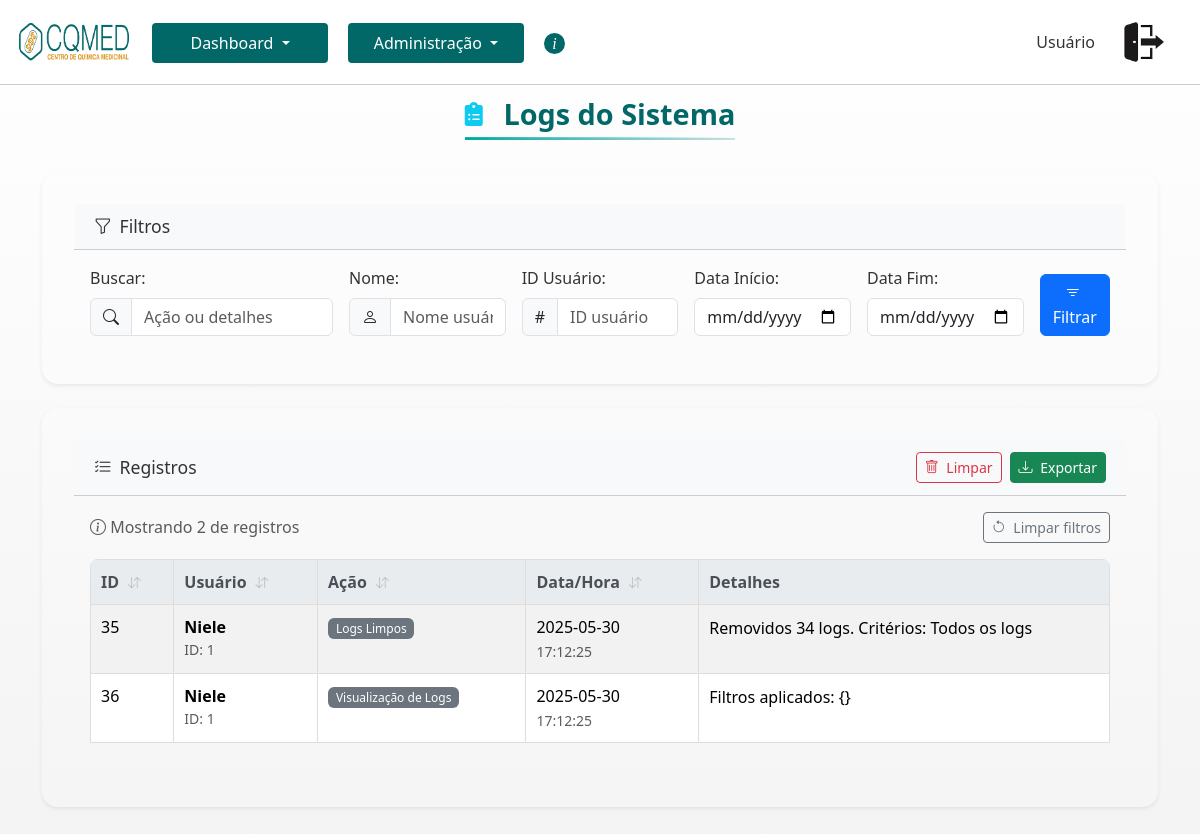
/admin/view_logs (signed in), run on an earlier commit of the app's database.
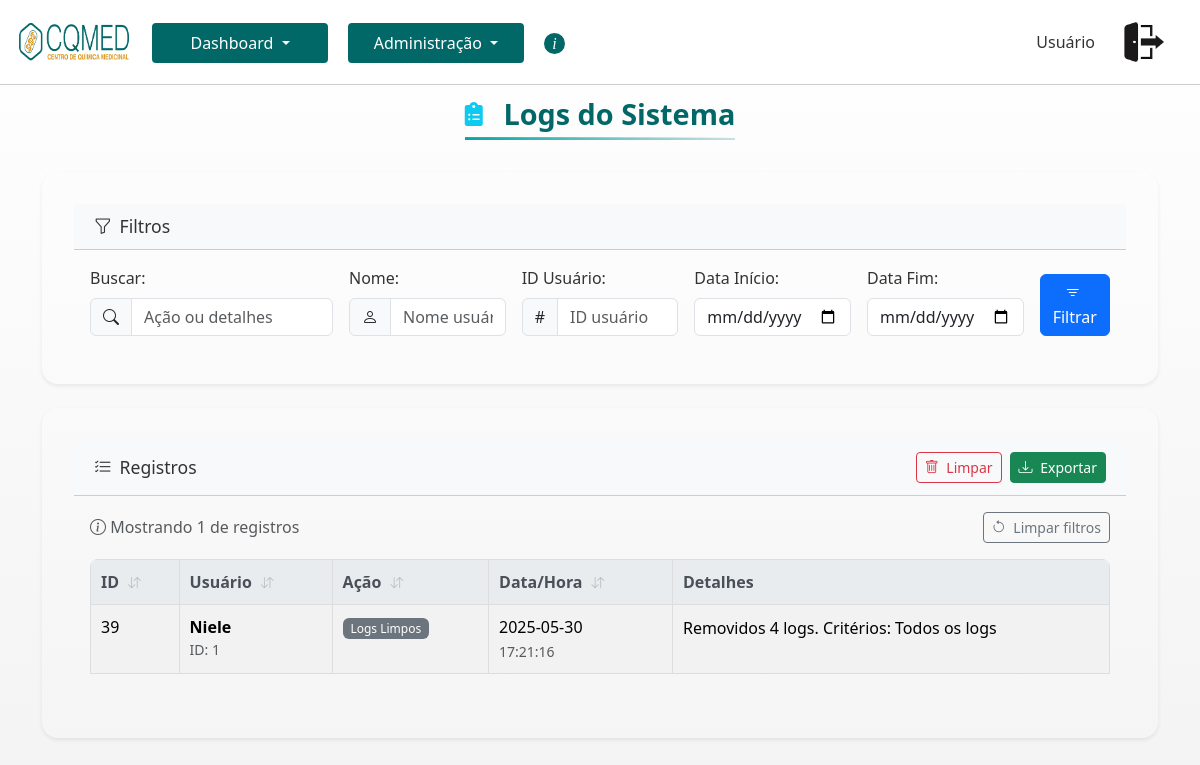
And on a later commit of the database.
### tables this page shows
CREATE TABLE logs (
            id INTEGER PRIMARY KEY AUTOINCREMENT,
            user_id INTEGER,
            action TEXT NOT NULL,
            timestamp TEXT NOT NULL,
            details TEXT,
            FOREIGN KEY (user_id) REFERENCES users (id)
        );

CREATE TABLE users (
            id INTEGER PRIMARY KEY AUTOINCREMENT,
            name TEXT NOT NULL,
            email TEXT UNIQUE NOT NULL,
            password TEXT NOT NULL,
            is_admin INTEGER DEFAULT 0,
            is_active INTEGER DEFAULT 0
        );

### app.py (the view, shortened to what this page needs)
@app.route('/admin/view_logs', methods=['GET'])
def view_logs():
    admin_user_id = session.get('user_id')
    if not session.get('is_admin'):
        flash('Acesso não autorizado.', 'danger')
        log_action(admin_user_id, 'Tentativa de acesso não autorizado', 'Rota: view_logs')
        return redirect(url_for('dashboard'))
    search_query = request.args.get('search', '').strip()
    user_id_filter = request.args.get('user_id_filter', '').strip()
    user_name_filter = request.args.get('user_name_filter', '').strip()
    start_date = request.args.get('start_date', '').strip()
    end_date = request.args.get('end_date', '').strip()
    conn = get_db_connection()
    logs = []
    try:
        query = """
            SELECT
                l.id,
                l.user_id,
                u.name AS user_name, -- Alias para o nome do usuário da tabela users
                l.action,
                l.timestamp,
                l.details
            FROM logs l
            LEFT JOIN users u ON l.user_id = u.id -- JOIN para buscar o nome do usuário
            WHERE 1=1
        """
        params = []
        if search_query:
            query += " AND (action LIKE ? OR details LIKE ?)"
            params.extend([f'%{search_query}%', f'%{search_query}%'])
        if user_name_filter:
            query += " AND u.name LIKE ?"
            params.append(f'%{user_name_filter}%')
        if start_date:
            query += " AND timestamp >= ?"
            params.append(start_date + " 00:00:00")
        if end_date:
            query += " AND timestamp <= ?"
            params.append(end_date + " 23:59:59")
        query += " ORDER BY timestamp DESC"
        logs = conn.execute(query, params).fetchall()
    except Exception as e:
        flash(f'Ocorreu um erro ao buscar os logs: {e}', 'danger')
    finally:
        conn.close()
    return render_template('logs.html',
                           titulo='Logs do Sistema',
                           logs=logs,
                           search_query=search_query,
                           user_name_filter=user_name_filter,
                           user_id_filter=user_id_filter,
                           start_date=start_date,
                           end_date=end_date,
                           active_page='logs')

### templates/logs.html (shortened to what this page needs)
{% extends 'base.html' %}
{% block css %}
    <link rel="stylesheet" href="{{ url_for('static', filename='css/titulosUsuarios.css') }}">
    <link rel="stylesheet" href="{{ url_for('static', filename='css/logs.css') }}">
    <link rel="stylesheet" href="https://cdn.jsdelivr.net/npm/bootstrap-icons@1.10.0/font/bootstrap-icons.css">
{% endblock %}
{% block content %}
    <div class="title-container top-spacing-reduced">
        <h1 class="page-title">
            <span class="title-icon">
                <i class="fas fa-clipboard-list text-info me-2"></i>
            </span>
            <span class="title-highlight">{{ titulo }}</span>
        </h1>
    </div>
    <div class="card shadow-sm mb-4">
        <div class="card-header bg-light">
            <h5 class="mb-0"><i class="bi bi-funnel me-2"></i>Filtros</h5>
        </div>
        <div class="card-body">
            <form method="GET" action="{{ url_for('view_logs') }}">
                <div class="row g-3">
                    <div class="col-md-3">
                        <label for="search" class="form-label">Buscar:</label>
                        <div class="input-group">
                            <span class="input-group-text"><i class="bi bi-search"></i></span>
                            <input type="text" class="form-control" id="search" name="search" value="{{ search_query }}" placeholder="Ação ou detalhes">
                        </div>
                    </div>
                    <div class="col-md-2">
                        <label for="user_name_filter" class="form-label">Nome:</label>
                        <div class="input-group">
                            <span class="input-group-text"><i class="bi bi-person"></i></span>
                            <input type="text" class="form-control" id="user_name_filter" name="user_name_filter" value="{{ user_name_filter }}" placeholder="Nome usuário">
                        </div>
                    </div>
                    <div class="col-md-2">
                        <label for="user_id_filter" class="form-label">ID Usuário:</label>
                        <div class="input-group">
                            <span class="input-group-text">#</span>
                            <input type="text" class="form-control" id="user_id_filter" name="user_id_filter" value="{{ user_id_filter }}" placeholder="ID usuário">
                        </div>
                    </div>
                    <div class="col-md-2">
                        <label for="start_date" class="form-label">Data Início:</label>
                        <input type="date" class="form-control" id="start_date" name="start_date" value="{{ start_date }}">
                    </div>
                    <div class="col-md-2">
                        <label for="end_date" class="form-label">Data Fim:</label>
                        <input type="date" class="form-control" id="end_date" name="end_date" value="{{ end_date }}">
                    </div>
                    <div class="col-md-1 d-flex align-items-end">
                        <button type="submit" class="btn btn-primary w-100">
                            <i class="bi bi-filter me-1"></i> Filtrar
                        </button>
                    </div>
                </div>
            </form>
        </div>
    </div>
    <div class="card shadow-sm mb-4">
        <div class="card-header bg-light d-flex justify-content-between align-items-center">
            <h5 class="mb-0"><i class="bi bi-list-check me-2"></i>Registros</h5>
            <div class="d-flex gap-2">
                <button class="btn btn-sm btn-outline-danger" data-bs-toggle="modal" data-bs-target="#clearLogsModal">
                    <i class="bi bi-trash me-1"></i> Limpar
                </button>
                <button class="btn btn-sm btn-success" data-bs-toggle="modal" data-bs-target="#exportLogsModal">
                    <i class="bi bi-download me-1"></i> Exportar
                </button>
            </div>
        </div>
        <div class="card-body">
            <div class="d-flex justify-content-between align-items-center mb-3">
                <span class="logs-counter text-muted">
                    <i class="bi bi-info-circle"></i>
                    Mostrando {{ logs|length }} de {{ total_logs }} registros
                </span>
                <a href="{{ url_for('view_logs') }}" class="btn btn-sm btn-outline-secondary">
                    <i class="bi bi-arrow-counterclockwise me-1"></i> Limpar filtros
                </a>
            </div>
            {% if logs %}
            <div class="table-responsive">
                <table class="table table-hover table-striped table-bordered">
                    <thead class="table-light">
                        <tr>
                            <th class="sortable" data-sort="id">
                                ID <i class="bi bi-arrow-down-up"></i>
                            </th>
                            <th class="sortable" data-sort="user">
                                Usuário <i class="bi bi-arrow-down-up"></i>
                            </th>
                            <th class="sortable" data-sort="action">
                                Ação <i class="bi bi-arrow-down-up"></i>
                            </th>
                            <th class="sortable" data-sort="timestamp">
                                Data/Hora <i class="bi bi-arrow-down-up"></i>
                            </th>
                            <th>Detalhes</th>
                        </tr>
                    </thead>
                    <tbody>
                        {% for log in logs %}
                        <tr>
                            <td>{{ log.id }}</td>
                            <td>
                                {% if log.user_name %}
                                    <span class="fw-semibold">{{ log.user_name }}</span>
                                    <small class="text-muted d-block">ID: {{ log.user_id }}</small>
                                {% else %}
                                    <span class="text-muted">N/A</span>
                                    <small class="text-muted d-block">ID: {{ log.user_id if log.user_id else 'N/A' }}</small>
                                {% endif %}
                            </td>
                            <td>
                                <span class="badge
                                    {% if log.action == 'login' %}bg-success
                                    {% elif log.action == 'delete' %}bg-danger
                                    {% elif log.action == 'update' %}bg-warning text-dark
                                    {% elif log.action == 'upload' %}bg-primary
                                    {% else %}bg-secondary
                                    {% endif %}">
                                    {{ log.action }}
                                </span>
                            </td>
                            <td>
                                <span class="d-block">{{ log.timestamp.split(' ')[0] }}</span>
                                <small class="text-muted">{{ log.timestamp.split(' ')[1] }}</small>
                            </td>
                            <td class="log-details">
                                <div class="details-content">
                                    {{ log.details if log.details else 'N/A' }}
                                </div>
                            </td>
                        </tr>
                        {% endfor %}
                    </tbody>
                </table>
            </div>
            {% else %}
            <div class="alert alert-warning mb-0">
                <i class="bi bi-exclamation-triangle me-2"></i>Nenhum log encontrado com os filtros aplicados.
            </div>
            {% endif %}
        </div>
    </div>
{% endblock %}

### templates/base.html (shortened to what this page needs)
<!doctype html>
<html lang="pt-br">
<head>
  <link href="https://cdnjs.cloudflare.com/ajax/libs/font-awesome/6.0.0-beta3/css/all.min.css" rel="stylesheet">
  <link href="https://cdn.jsdelivr.net/npm/bootstrap@5.3.3/dist/css/bootstrap.min.css" rel="stylesheet">
  <link rel="stylesheet" href="{{ url_for('static', filename='css/base.css') }}">
  <link rel="stylesheet" href="{{ url_for('static', filename='css/componentes.css') }}">
  <link rel="stylesheet" href="{{ url_for('static', filename='css/header.css') }}">
  <link rel="stylesheet" href="{{ url_for('static', filename='css/navegacao.css') }}">
  <link rel="stylesheet" href="{{ url_for('static', filename='css/search.css') }}">
  <link rel="stylesheet" href="{{ url_for('static', filename='css/table.css') }}">
  {% block css %}{% endblock %}
</head>
<body>
  {% if request.endpoint not in ['login', 'register'] %}
    <div class="header">
      <img src="{{ url_for('static', filename='images/logo.png') }}" alt="Logo CQMED" class="logo" style="width: 120px; height: 40px; margin-right: 8px;">
      <div class="user-info d-flex align-items-center">
        <span class="usuario-logado me-3">{{ nome_usuario }}</span>
        <a href="{{ url_for('logout') }}" title="Logout" class="btn d-flex align-items-center">
          <img src="{{ url_for('static', filename='images/logout.png') }}" alt="Sair" style="width: 40px; height: 40px; margin-right: 8px;">
        </a>
      </div>
    </div>
    {% include 'navegacao.html' %}
  {% endif %}
  <div class="container py-5">
    {% block content %}{% endblock %}
  </div>
</body>
</html>

### templates/navegacao.html (shortened to what this page needs)
<div class="nav-container d-flex justify-content-start gap-3 mb-4 flex-wrap pt-3 pb-2 margens" style="z-index: 10;">
   <div class="dropdown">
       <button class="btn btn-nav dropdown-toggle" type="button" id="dropdownMenuDashboard" data-bs-toggle="dropdown" aria-expanded="false">
           Dashboard
       </button>
   </div>
    {% if session.get('is_admin') %}
        <div class="dropdown">
            <button class="btn btn-nav dropdown-toggle" type="button" id="dropdownMenuUsuarios" data-bs-toggle="dropdown" aria-expanded="false">
                Administração
            </button>
        </div>
    {% endif %}
    <a href="{{ url_for('sobre') }}" class="btn btn-icon btn-nav {% if active_page == 'sobre' %}active{% endif %}" title="Sobre">
        i
    </a>
</div>

What changed in the data, as far as the page shows it:
removed logs: id "35", user_name "Niele", user_id "1", action "Logs Limpos", timestamp "2025-05-30", timestamp "17:12:25", details "Removidos 34 logs. Critérios: Todos os logs"
removed logs: id "36", user_name "Niele", user_id "1", action "Visualização de Logs", timestamp "2025-05-30", timestamp "17:12:25", details "Filtros aplicados: {}"
added logs: id "39", user_name "Niele", user_id "1", action "Logs Limpos", timestamp "2025-05-30", timestamp "17:21:16", details "Removidos 4 logs. Critérios: Todos os logs"
Also different on the page:
{{ logs|length }}: "2" → "1"
